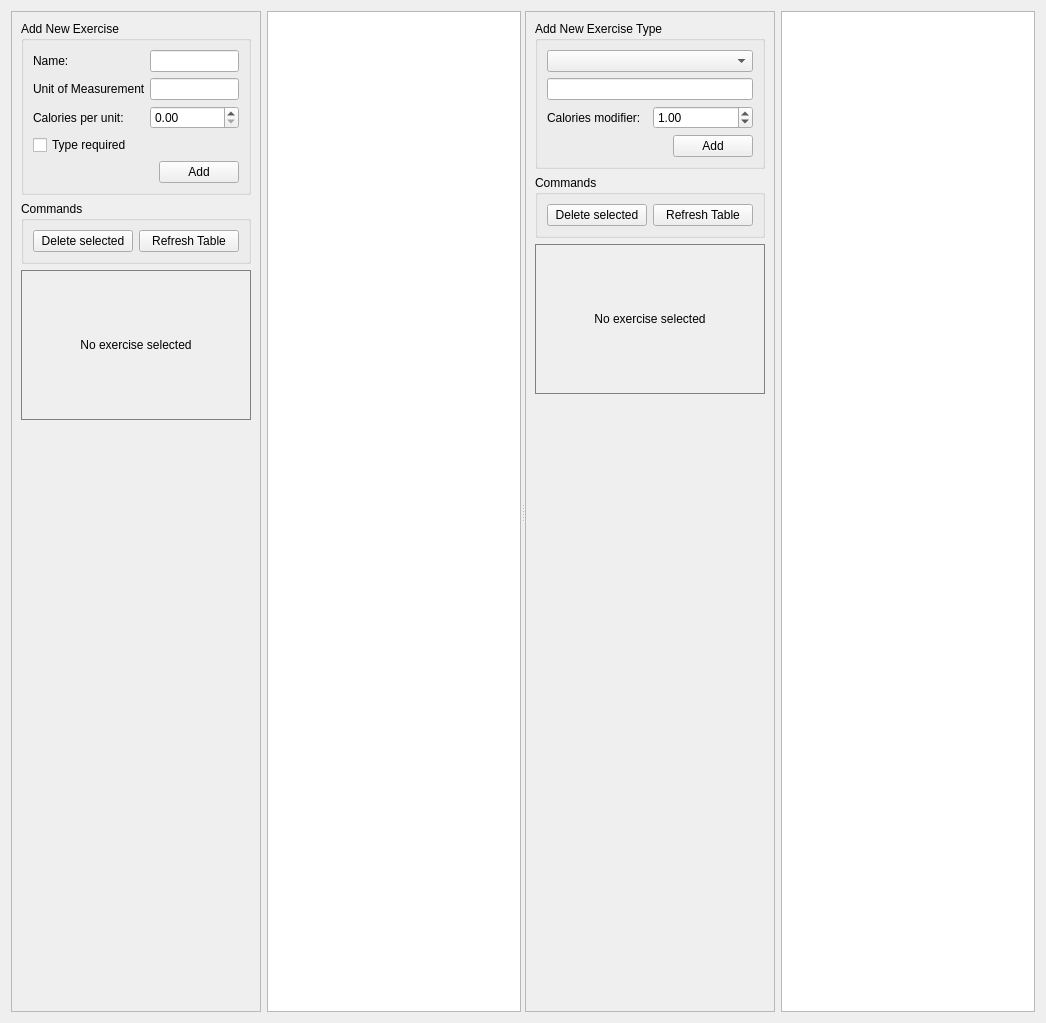
            <widget class="QWidget" name="tab_2">
              <attribute name="title">
                <string>Exercises</string>
              </attribute>
              <layout class="QHBoxLayout" name="horizontalLayout_4">
                <item>
                  <widget class="QSplitter" name="splitter_2">
                    <property name="orientation">
                      <enum>Qt::Orientation::Horizontal</enum>
                    </property>
                    <property name="childrenCollapsible">
                      <bool>false</bool>
                    </property>
                    <widget class="QWidget" name="widget_top">
                      <layout class="QHBoxLayout" name="horizontalLayout_2">
                        <item>
                          <widget class="QFrame" name="frame_2">
                            <property name="minimumSize">
                              <size>
                                <width>250</width>
                                <height>0</height>
                              </size>
                            </property>
                            <property name="maximumSize">
                              <size>
                                <width>250</width>
                                <height>16777215</height>
                              </size>
                            </property>
                            <property name="frameShape">
                              <enum>QFrame::Shape::StyledPanel</enum>
                            </property>
                            <property name="frameShadow">
                              <enum>QFrame::Shadow::Raised</enum>
                            </property>
                            <layout class="QVBoxLayout" name="verticalLayout_15">
                              <item>
                                <widget class="QGroupBox" name="groupBox_2">
                                  <property name="title">
                                    <string>Add New Exercise</string>
                                  </property>
                                  <layout class="QVBoxLayout" name="verticalLayout_10">
                                    <item>
                                      <layout class="QHBoxLayout" name="horizontalLayout_17">
                                        <item>
                                          <widget class="QLabel" name="label_5">
                                            <property name="minimumSize">
                                              <size>
                                                <width>111</width>
                                                <height>0</height>
                                              </size>
                                            </property>
                                            <property name="text">
                                              <string>Name:</string>
                                            </property>
                                          </widget>
                                        </item>
                                        <item>
                                          <widget class="QLineEdit" name="lineEdit_exercise_name">
                                            <property name="minimumSize">
                                              <size>
                                                <width>70</width>
                                                <height>0</height>
                                              </size>
                                            </property>
                                          </widget>
                                        </item>
                                      </layout>
                                    </item>
                                    <item>
                                      <layout class="QHBoxLayout" name="horizontalLayout_18">
                                        <item>
                                          <widget class="QLabel" name="label_6">
                                            <property name="minimumSize">
                                              <size>
                                                <width>111</width>
                                                <height>0</height>
                                              </size>
                                            </property>
                                            <property name="text">
                                              <string>Unit of Measurement:</string>
                                            </property>
                                          </widget>
                                        </item>
                                        <item>
                                          <widget class="QLineEdit" name="lineEdit_exercise_unit">
                                            <property name="minimumSize">
                                              <size>
                                                <width>70</width>
                                                <height>0</height>
                                              </size>
                                            </property>
                                          </widget>
                                        </item>
                                      </layout>
                                    </item>
                                    <item>
                                      <layout class="QHBoxLayout"
                                        name="horizontalLayout_calories_per_unit">
                                        <item>
                                          <widget class="QLabel" name="label_calories_per_unit">
                                            <property name="minimumSize">
                                              <size>
                                                <width>111</width>
                                                <height>0</height>
                                              </size>
                                            </property>
                                            <property name="text">
                                              <string>Calories per unit:</string>
                                            </property>
                                          </widget>
                                        </item>
                                        <item>
                                          <widget class="QDoubleSpinBox"
                                            name="doubleSpinBox_calories_per_unit">
                                            <property name="minimumSize">
                                              <size>
                                                <width>70</width>
                                                <height>0</height>
                                              </size>
                                            </property>
                                            <property name="decimals">
                                              <number>2</number>
                                            </property>
                                            <property name="maximum">
                                              <double>999.990000000000009</double>
                                            </property>
                                            <property name="value">
                                              <double>0.000000000000000</double>
                                            </property>
                                          </widget>
                                        </item>
                                      </layout>
                                    </item>
                                    <item>
                                      <widget class="QCheckBox" name="check_box_is_type_required">
                                        <property name="text">
                                          <string>Type required</string>
                                        </property>
                                      </widget>
                                    </item>
                                    <item>
                                      <layout class="QHBoxLayout" name="horizontalLayout_19">
                                        <item>
                                          <spacer name="horizontalSpacer_4">
                                            <property name="orientation">
                                              <enum>Qt::Orientation::Horizontal</enum>
                                            </property>
                                            <property name="sizeHint" stdset="0">
                                              <size>
                                                <width>40</width>
                                                <height>20</height>
                                              </size>
                                            </property>
                                          </spacer>
                                        </item>
                                        <item>
                                          <widget class="QPushButton" name="pushButton_exercise_add">
                                            <property name="text">
                                              <string>Add</string>
                                            </property>
                                          </widget>
                                        </item>
                                      </layout>
                                    </item>
                                  </layout>
                                </widget>
                              </item>
                              <item>
                                <widget class="QGroupBox" name="groupBox_7">
                                  <property name="title">
                                    <string>Commands</string>
                                  </property>
                                  <layout class="QVBoxLayout" name="verticalLayout_11">
                                    <item>
                                      <layout class="QHBoxLayout" name="horizontalLayout_20">
                                        <item>
                                          <widget class="QPushButton"
                                            name="pushButton_exercises_delete">
                                            <property name="text">
                                              <string>Delete selected</string>
                                            </property>
                                          </widget>
                                        </item>
                                        <item>
                                          <widget class="QPushButton"
                                            name="pushButton_exercises_refresh">
                                            <property name="text">
                                              <string>Refresh Table</string>
                                            </property>
                                          </widget>
                                        </item>
                                      </layout>
                                    </item>
                                  </layout>
                                </widget>
                              </item>
                              <item>
                                <widget class="QLabel" name="label_exercise_avif_2">
                                  <property name="minimumSize">
                                    <size>
                                      <width>0</width>
                                      <height>150</height>
                                    </size>
                                  </property>
                                  <property name="styleSheet">
                                    <string notr="true">border: 1px solid gray;</string>
                                  </property>
                                  <property name="text">
                                    <string>No exercise selected</string>
                                  </property>
                                  <property name="scaledContents">
                                    <bool>false</bool>
                                  </property>
                                  <property name="alignment">
                                    <set>Qt::AlignmentFlag::AlignCenter</set>
                                  </property>
                                </widget>
                              </item>
                              <item>
                                <spacer name="verticalSpacer_2">
                                  <property name="orientation">
                                    <enum>Qt::Orientation::Vertical</enum>
                                  </property>
                                  <property name="sizeHint" stdset="0">
                                    <size>
                                      <width>20</width>
                                      <height>581</height>
                                    </size>
                                  </property>
                                </spacer>
                              </item>
                            </layout>
                          </widget>
                        </item>
                        <item>
                          <widget class="QTableView" name="tableView_exercises" />
                        </item>
                      </layout>
                    </widget>
                    <widget class="QWidget" name="widget_bottom">
                      <layout class="QHBoxLayout" name="horizontalLayout_3">
                        <item>
                          <widget class="QFrame" name="frame_3">
                            <property name="minimumSize">
                              <size>
                                <width>250</width>
                                <height>0</height>
                              </size>
                            </property>
                            <property name="maximumSize">
                              <size>
                                <width>250</width>
                                <height>16777215</height>
                              </size>
                            </property>
                            <property name="frameShape">
                              <enum>QFrame::Shape::StyledPanel</enum>
                            </property>
                            <property name="frameShadow">
                              <enum>QFrame::Shadow::Raised</enum>
                            </property>
                            <layout class="QVBoxLayout" name="verticalLayout_12">
                              <item>
                                <widget class="QGroupBox" name="groupBox_3">
                                  <property name="title">
                                    <string>Add New Exercise Type</string>
                                  </property>
                                  <layout class="QVBoxLayout" name="verticalLayout_14">
                                    <item>
                                      <widget class="QComboBox" name="comboBox_exercise_name" />
                                    </item>
                                    <item>
                                      <widget class="QLineEdit" name="lineEdit_exercise_type" />
                                    </item>
                                    <item>
                                      <layout class="QHBoxLayout"
                                        name="horizontalLayout_calories_modifier">
                                        <item>
                                          <widget class="QLabel" name="label_calories_modifier">
                                            <property name="text">
                                              <string>Calories modifier:</string>
                                            </property>
                                          </widget>
                                        </item>
                                        <item>
                                          <widget class="QDoubleSpinBox"
                                            name="doubleSpinBox_calories_modifier">
                                            <property name="decimals">
                                              <number>2</number>
                                            </property>
                                            <property name="minimum">
                                              <double>0.010000000000000</double>
                                            </property>
                                            <property name="maximum">
                                              <double>10.000000000000000</double>
                                            </property>
                                            <property name="singleStep">
                                              <double>0.100000000000000</double>
                                            </property>
                                            <property name="value">
                                              <double>1.000000000000000</double>
                                            </property>
                                          </widget>
                                        </item>
                                      </layout>
                                    </item>
                                    <item>
                                      <layout class="QHBoxLayout" name="horizontalLayout_22">
                                        <item>
                                          <spacer name="horizontalSpacer_5">
                                            <property name="orientation">
                                              <enum>Qt::Orientation::Horizontal</enum>
                                            </property>
                                            <property name="sizeHint" stdset="0">
                                              <size>
                                                <width>40</width>
                                                <height>20</height>
                                              </size>
                                            </property>
                                          </spacer>
                                        </item>
                                        <item>
                                          <widget class="QPushButton" name="pushButton_type_add">
                                            <property name="text">
                                              <string>Add</string>
                                            </property>
                                          </widget>
                                        </item>
                                      </layout>
                                    </item>
                                  </layout>
                                </widget>
                              </item>
                              <item>
                                <widget class="QGroupBox" name="groupBox_8">
                                  <property name="title">
                                    <string>Commands</string>
                                  </property>
                                  <layout class="QVBoxLayout" name="verticalLayout_13">
                                    <item>
                                      <layout class="QHBoxLayout" name="horizontalLayout_21">
                                        <item>
                                          <widget class="QPushButton" name="pushButton_types_delete">
                                            <property name="text">
                                              <string>Delete selected</string>
                                            </property>
                                          </widget>
                                        </item>
                                        <item>
                                          <widget class="QPushButton"
                                            name="pushButton_types_refresh">
                                            <property name="text">
                                              <string>Refresh Table</string>
                                            </property>
                                          </widget>
                                        </item>
                                      </layout>
                                    </item>
                                  </layout>
                                </widget>
                              </item>
                              <item>
                                <widget class="QLabel" name="label_exercise_avif_3">
                                  <property name="minimumSize">
                                    <size>
                                      <width>0</width>
                                      <height>150</height>
                                    </size>
                                  </property>
                                  <property name="styleSheet">
                                    <string notr="true">border: 1px solid gray;</string>
                                  </property>
                                  <property name="text">
                                    <string>No exercise selected</string>
                                  </property>
                                  <property name="scaledContents">
                                    <bool>false</bool>
                                  </property>
                                  <property name="alignment">
                                    <set>Qt::AlignmentFlag::AlignCenter</set>
                                  </property>
                                </widget>
                              </item>
                              <item>
                                <spacer name="verticalSpacer_3">
                                  <property name="orientation">
                                    <enum>Qt::Orientation::Vertical</enum>
                                  </property>
                                  <property name="sizeHint" stdset="0">
                                    <size>
                                      <width>20</width>
                                      <height>608</height>
                                    </size>
                                  </property>
                                </spacer>
                              </item>
                            </layout>
                          </widget>
                        </item>
                        <item>
                          <widget class="QTableView" name="tableView_exercise_types" />
                        </item>
                      </layout>
                    </widget>
                  </widget>
                </item>
              </layout>
            </widget>
